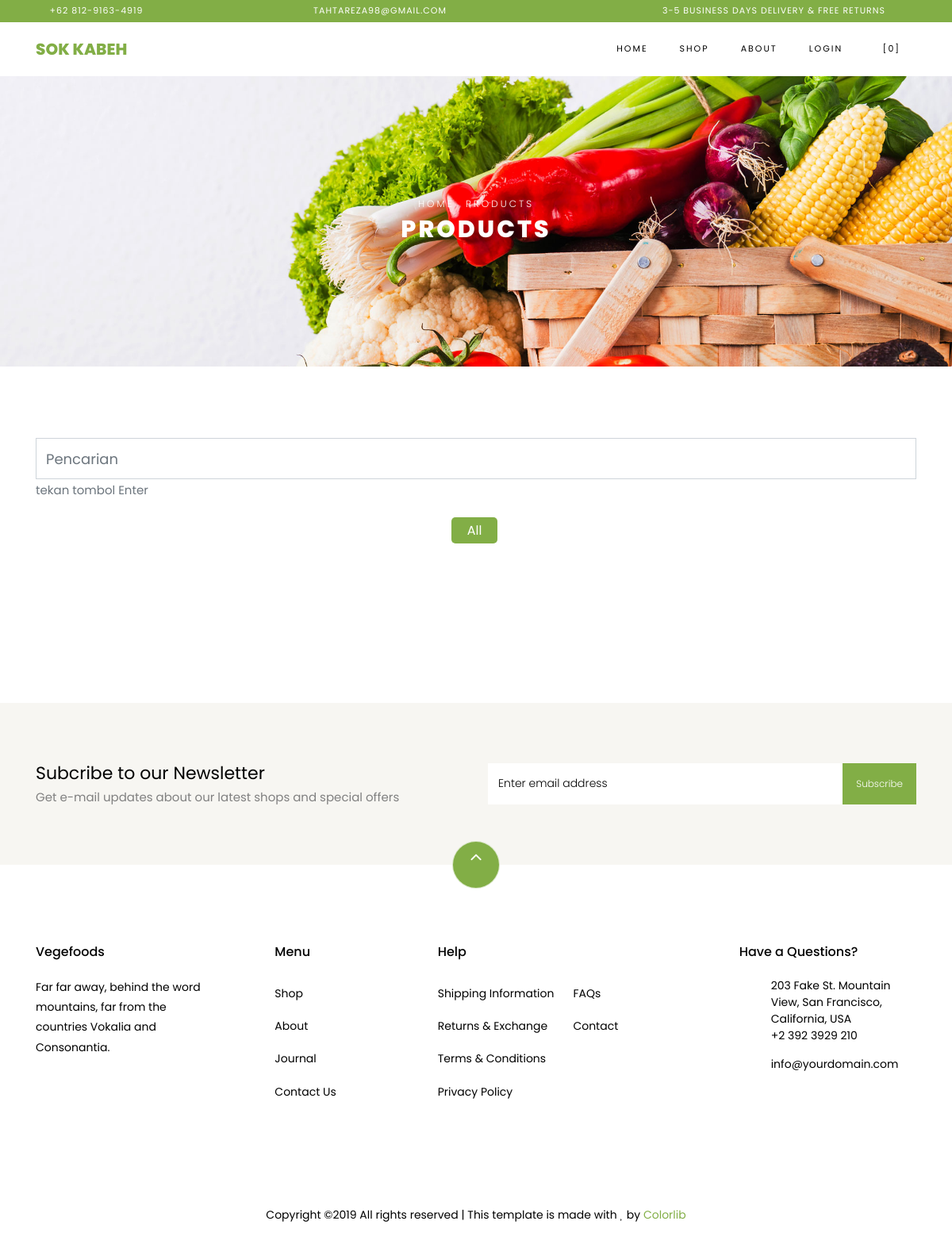
The page /index.php/home/shop on the database as committed earlier.
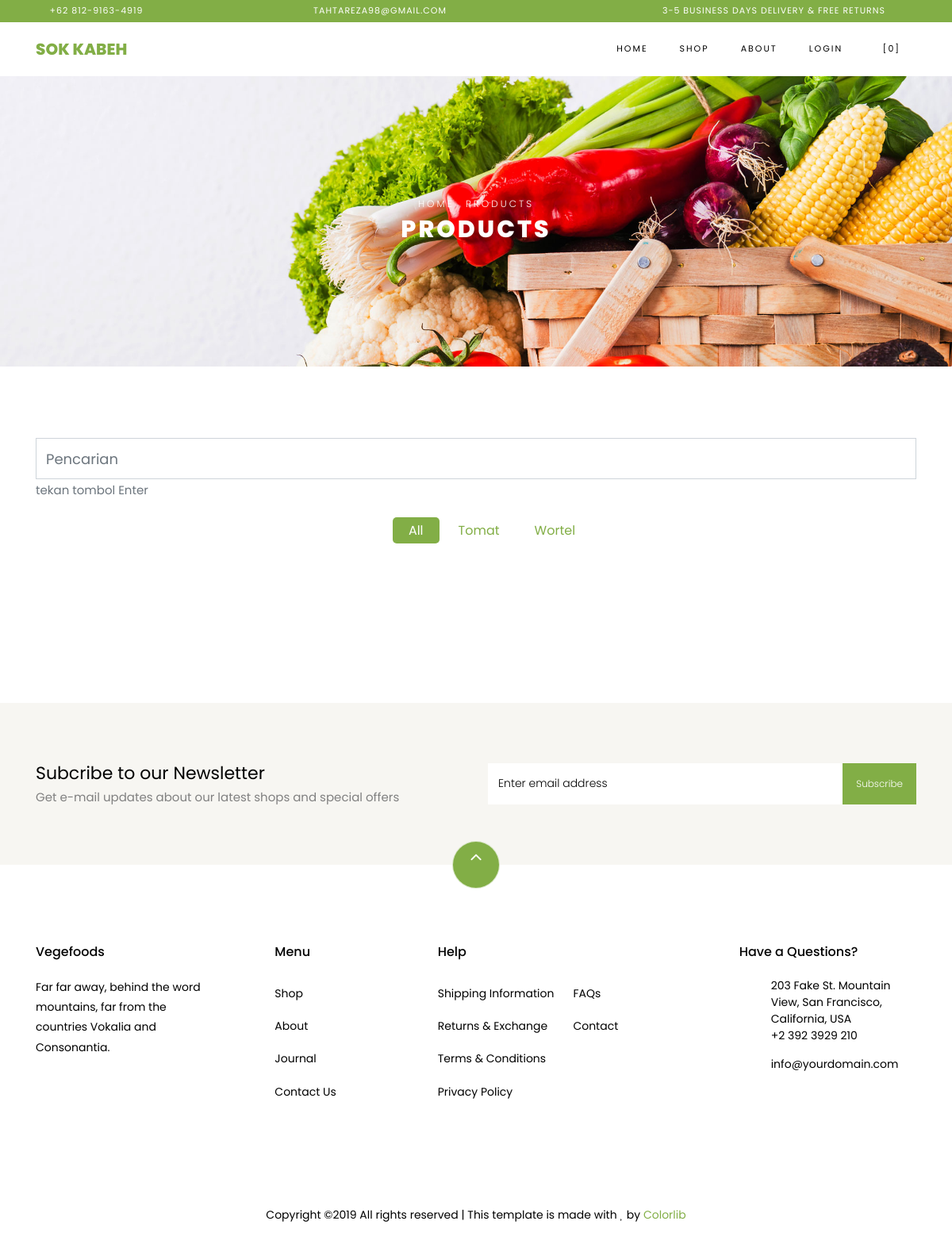
The same page on the database as committed later.
### tables this page shows
CREATE TABLE `produk` (
  `id` int(11) NOT NULL,
  `nama` varchar(64) NOT NULL,
  `kategori` varchar(32) NOT NULL,
  `keterangan` text NOT NULL,
  `gambar` varchar(255) NOT NULL
);

### application/controllers/Home.php (called while the page is built, shortened)
<?php
class Home extends CI_Controller
{
	public function shop()
	{
		$this->load->view('home/shop');
	}
}

### index.php (called while the page is built, shortened)
<?php
require_once BASEPATH.'core/CodeIgniter.php';

### application/views/home/shop.php (the view, shortened to what this page needs)
<?php $this->load->view('home/includes/header') ?>
<div class="hero-wrap hero-bread" style="background-image: url('<?php echo base_url('vegefoods/') ?>images/bg_1.jpg');">
    <div class="container">
        <div class="row no-gutters slider-text align-items-center justify-content-center">
            <div class="col-md-9 ftco-animate text-center">
                <p class="breadcrumbs"><span class="mr-2"><a href="index.html">Home</a></span> <span>Products</span></p>
                <h1 class="mb-0 bread">Products</h1>
            </div>
        </div>
    </div>
</div>
<section class="ftco-section">
    <div class="container">
        <div class="row">
            <div class="col-md-12">
                <input type="text" class="form-control" placeholder="Pencarian" onchange="change_search(this)">
                <span class="text-muted">tekan tombol Enter</span>
            </div>
        </div>
        <div class="row justify-content-center mt-4">
            <div class="col-md-10 mb-5 text-center">
                <ul class="product-category">
                    <li><a href="javascript:void(0)" class="active" id="kategori-" onclick="produk_kategori('')">All</a></li>
                    <?php foreach ($this->db->group_by('kategori')->get('produk')->result() as $key => $value) : ?>
                        <li><a href="javascript:void(0)" id="kategori-<?php echo $value->kategori ?>" onclick="produk_kategori($(this).data('kategori'))" data-kategori="<?php echo $value->kategori ?>"><?php echo $value->kategori ?></a></li>
                    <?php endforeach ?>
                </ul>
            </div>
        </div>
    </div>
</section>
<?php $this->load->view('home/includes/footer') ?>

### application/views/home/includes/header.php (shortened to what this page needs)
<!DOCTYPE html>
<html lang="en">
<head>
	<link rel="stylesheet" href="<?php echo base_url('vegefoods/') ?>css/open-iconic-bootstrap.min.css">
	<link rel="stylesheet" href="<?php echo base_url('vegefoods/') ?>css/animate.css">
	<link rel="stylesheet" href="<?php echo base_url('vegefoods/') ?>css/owl.carousel.min.css">
	<link rel="stylesheet" href="<?php echo base_url('vegefoods/') ?>css/owl.theme.default.min.css">
	<link rel="stylesheet" href="<?php echo base_url('vegefoods/') ?>css/magnific-popup.css">
	<link rel="stylesheet" href="<?php echo base_url('vegefoods/') ?>css/aos.css">
	<link rel="stylesheet" href="<?php echo base_url('vegefoods/') ?>css/ionicons.min.css">
	<link rel="stylesheet" href="<?php echo base_url('vegefoods/') ?>css/bootstrap-datepicker.css">
	<link rel="stylesheet" href="<?php echo base_url('vegefoods/') ?>css/jquery.timepicker.css">
	<link rel="stylesheet" href="<?php echo base_url('vegefoods/') ?>css/flaticon.css">
	<link rel="stylesheet" href="<?php echo base_url('vegefoods/') ?>css/icomoon.css">
	<link rel="stylesheet" href="<?php echo base_url('vegefoods/') ?>css/style.css">
</head>
<body class="goto-here">
	<div class="py-1 bg-primary">
		<div class="container">
			<div class="row no-gutters d-flex align-items-start align-items-center px-md-0">
				<div class="col-lg-12 d-block">
					<div class="row d-flex">
						<div class="col-md pr-4 d-flex topper align-items-center">
							<div class="icon mr-2 d-flex justify-content-center align-items-center"><span class="icon-phone2"></span></div>
							<span class="text">+62 812-9163-4919</span>
						</div>
						<div class="col-md pr-4 d-flex topper align-items-center">
							<div class="icon mr-2 d-flex justify-content-center align-items-center"><span class="icon-paper-plane"></span></div>
							<span class="text">tahtareza98@gmail.com</span>
						</div>
						<div class="col-md-5 pr-4 d-flex topper align-items-center text-lg-right">
							<span class="text">3-5 Business days delivery &amp; Free Returns</span>
						</div>
					</div>
				</div>
			</div>
		</div>
	</div>
	<nav class="navbar navbar-expand-lg navbar-dark ftco_navbar bg-dark ftco-navbar-light" id="ftco-navbar">
		<div class="container">
			<a class="navbar-brand" href="<?php echo base_url('Home') ?>">Sok Kabeh</a>
			<div class="collapse navbar-collapse" id="ftco-nav">
				<ul class="navbar-nav ml-auto">
					<li class="nav-item active"><a href="<?php echo base_url('Home') ?>" class="nav-link">Home</a></li>
					<li class="nav-item active"><a href="<?php echo base_url('Home/shop') ?>" class="nav-link">Shop</a></li>
					<li class="nav-item"><a href="<?php echo base_url('Home/about') ?>" class="nav-link">About</a></li>
					<?php if ($this->session->userdata('lg_status')) : ?>
						<li class="nav-item dropdown">
							<a class="nav-link dropdown-toggle" href="#" id="dropdown04" data-toggle="dropdown" aria-haspopup="true" aria-expanded="false">Pengguna [<?php echo $this->session->userdata('lg_nama') ?>]</a>
							<div class="dropdown-menu" aria-labelledby="dropdown04">
								<a class="dropdown-item" href="<?php echo base_url('Home/pembelian') ?>">Pembelian</a>
								<a class="dropdown-item" href="<?php echo base_url('Home/profile') ?>">Profile</a>
								<a class="dropdown-item" href="<?php echo base_url('Home/logout') ?>">Logout</a>
							</div>
						</li>
					<?php else : ?>
						<li class="nav-item"><a href="<?php echo base_url('Home/login') ?>" class="nav-link">Login</a></li>
					<?php endif ?>
					<li class="nav-item cta cta-colored"><a href="<?php echo base_url('Home/cart') ?>" class="nav-link"><span class="icon-shopping_cart"></span><span id="cart-count">[0]</span></a></li>
				</ul>
			</div>
		</div>
	</nav>

### application/views/home/includes/footer.php (shortened to what this page needs)
<section class="ftco-section ftco-no-pt ftco-no-pb py-5 bg-light">
	<div class="container py-4">
		<div class="row d-flex justify-content-center py-5">
			<div class="col-md-6">
				<h2 style="font-size: 22px;" class="mb-0">Subcribe to our Newsletter</h2>
				<span>Get e-mail updates about our latest shops and special offers</span>
			</div>
			<div class="col-md-6 d-flex align-items-center">
				<form action="#" class="subscribe-form">
					<div class="form-group d-flex">
						<input type="text" class="form-control" placeholder="Enter email address">
						<input type="submit" value="Subscribe" class="submit px-3">
					</div>
				</form>
			</div>
		</div>
	</div>
</section>
<footer class="ftco-footer ftco-section">
	<div class="container">
		<div class="row">
			<div class="mouse">
				<a href="#" class="mouse-icon">
					<div class="mouse-wheel"><span class="ion-ios-arrow-up"></span></div>
				</a>
			</div>
		</div>
		<div class="row mb-5">
			<div class="col-md">
				<div class="ftco-footer-widget mb-4">
					<h2 class="ftco-heading-2">Vegefoods</h2>
					<p>Far far away, behind the word mountains, far from the countries Vokalia and Consonantia.</p>
					<ul class="ftco-footer-social list-unstyled float-md-left float-lft mt-5">
					</ul>
				</div>
			</div>
			<div class="col-md">
				<div class="ftco-footer-widget mb-4 ml-md-5">
					<h2 class="ftco-heading-2">Menu</h2>
					<ul class="list-unstyled">
						<li><a href="#" class="py-2 d-block">Shop</a></li>
						<li><a href="#" class="py-2 d-block">About</a></li>
						<li><a href="#" class="py-2 d-block">Journal</a></li>
						<li><a href="#" class="py-2 d-block">Contact Us</a></li>
					</ul>
				</div>
			</div>
			<div class="col-md-4">
				<div class="ftco-footer-widget mb-4">
					<h2 class="ftco-heading-2">Help</h2>
					<div class="d-flex">
						<ul class="list-unstyled mr-l-5 pr-l-3 mr-4">
							<li><a href="#" class="py-2 d-block">Shipping Information</a></li>
							<li><a href="#" class="py-2 d-block">Returns &amp; Exchange</a></li>
							<li><a href="#" class="py-2 d-block">Terms &amp; Conditions</a></li>
							<li><a href="#" class="py-2 d-block">Privacy Policy</a></li>
						</ul>
						<ul class="list-unstyled">
							<li><a href="#" class="py-2 d-block">FAQs</a></li>
							<li><a href="#" class="py-2 d-block">Contact</a></li>
						</ul>
					</div>
				</div>
			</div>
			<div class="col-md">
				<div class="ftco-footer-widget mb-4">
					<h2 class="ftco-heading-2">Have a Questions?</h2>
					<div class="block-23 mb-3">
						<ul>
							<li><span class="icon icon-map-marker"></span><span class="text">203 Fake St. Mountain View, San Francisco, California, USA</span></li>
							<li><a href="#"><span class="icon icon-phone"></span><span class="text">+2 392 3929 210</span></a></li>
							<li><a href="#"><span class="icon icon-envelope"></span><span class="text">info@yourdomain.com</span></a></li>
						</ul>
					</div>
				</div>
			</div>
		</div>
		<div class="row">
			<div class="col-md-12 text-center">
				<p>
					Copyright &copy; All rights reserved | This template is made with <i class="icon-heart color-danger" aria-hidden="true"></i> by <a href="https://colorlib.com" target="_blank">Colorlib</a>
				</p>
			</div>
		</div>
	</div>
</footer>
</body>
</html>

### vegefoods/css/icomoon.css (style rules this page uses)
[class^="icon-"], [class*=" icon-"] { font-family: 'icomoon' !important; speak: none; font-style: normal; font-weight: normal; font-variant: normal; text-transform: none; line-height: 1; -webkit-font-smoothing: antialiased; -moz-osx-font-smoothing: grayscale; }
.icon-heart:before { content: "\f004"; }
.icon-map-marker:before { content: "\f041"; }
.icon-phone:before { content: "\f095"; }
.icon-envelope:before { content: "\f0e0"; }
.icon-paper-plane:before { content: "\f1d8"; }
.icon-phone2:before { content: "\e0cd"; }
.icon-shopping_cart:before { content: "\e8cc"; }

Rows that differ between the two databases and show on the page:
added produk: kategori "Tomat"
added produk: kategori "Wortel"
